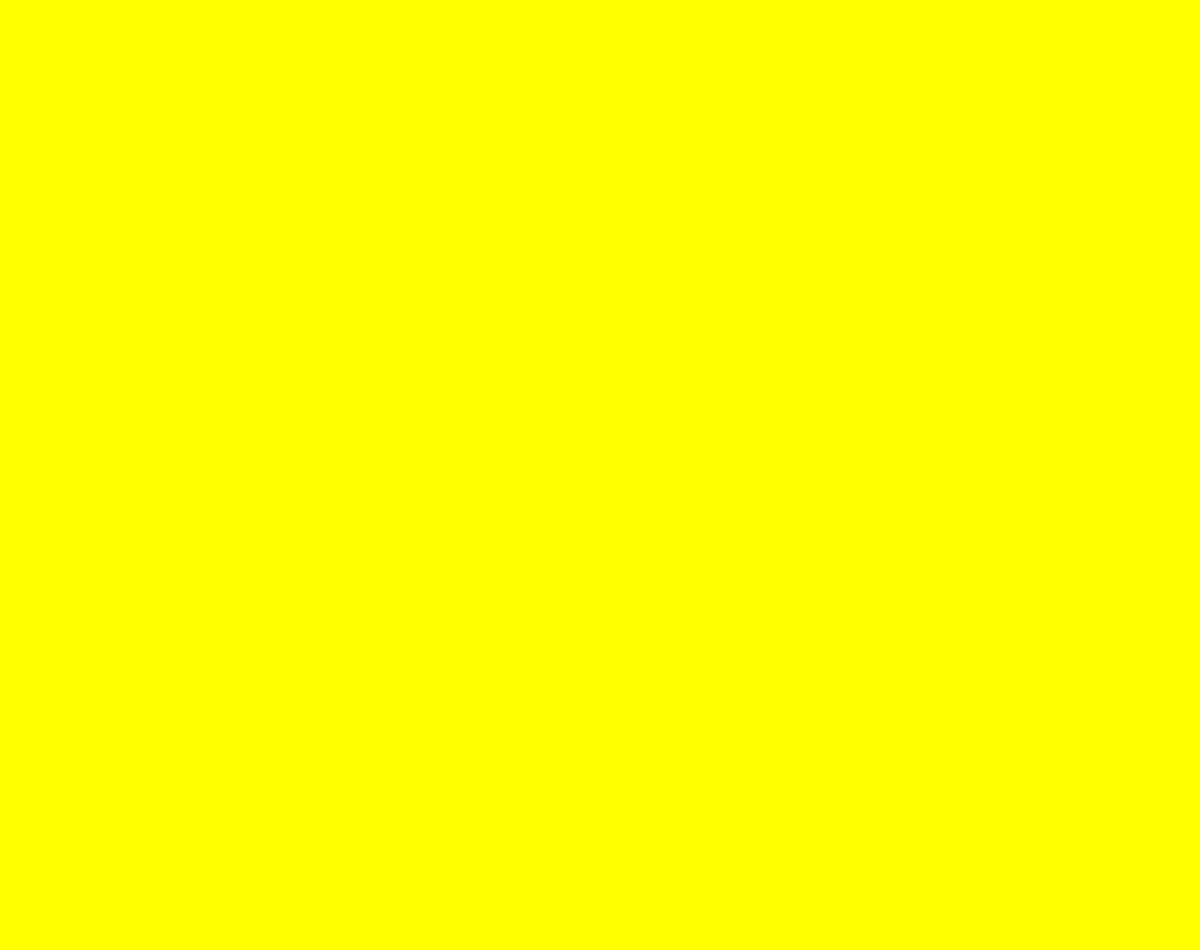
Frame 1 (no input)
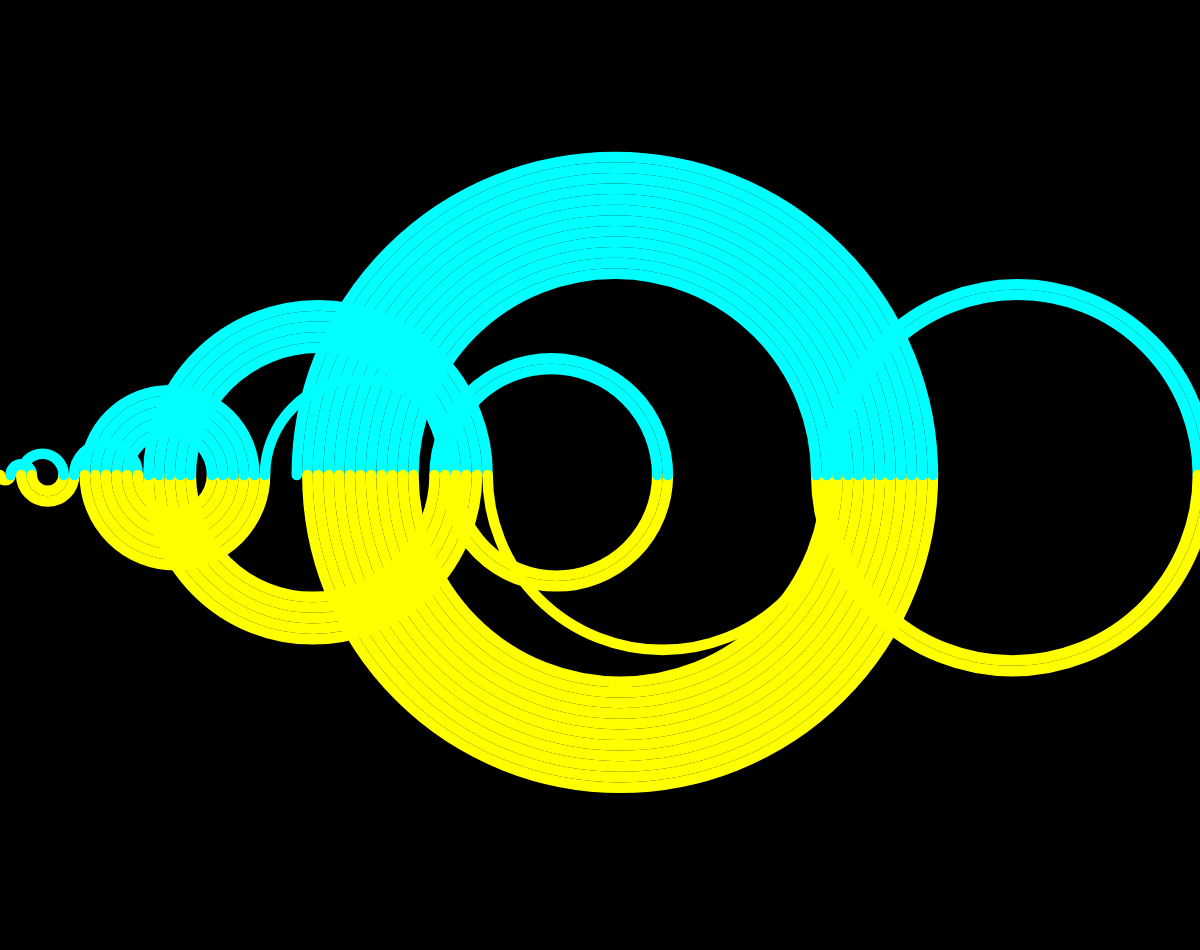
Frame 60 (no input)
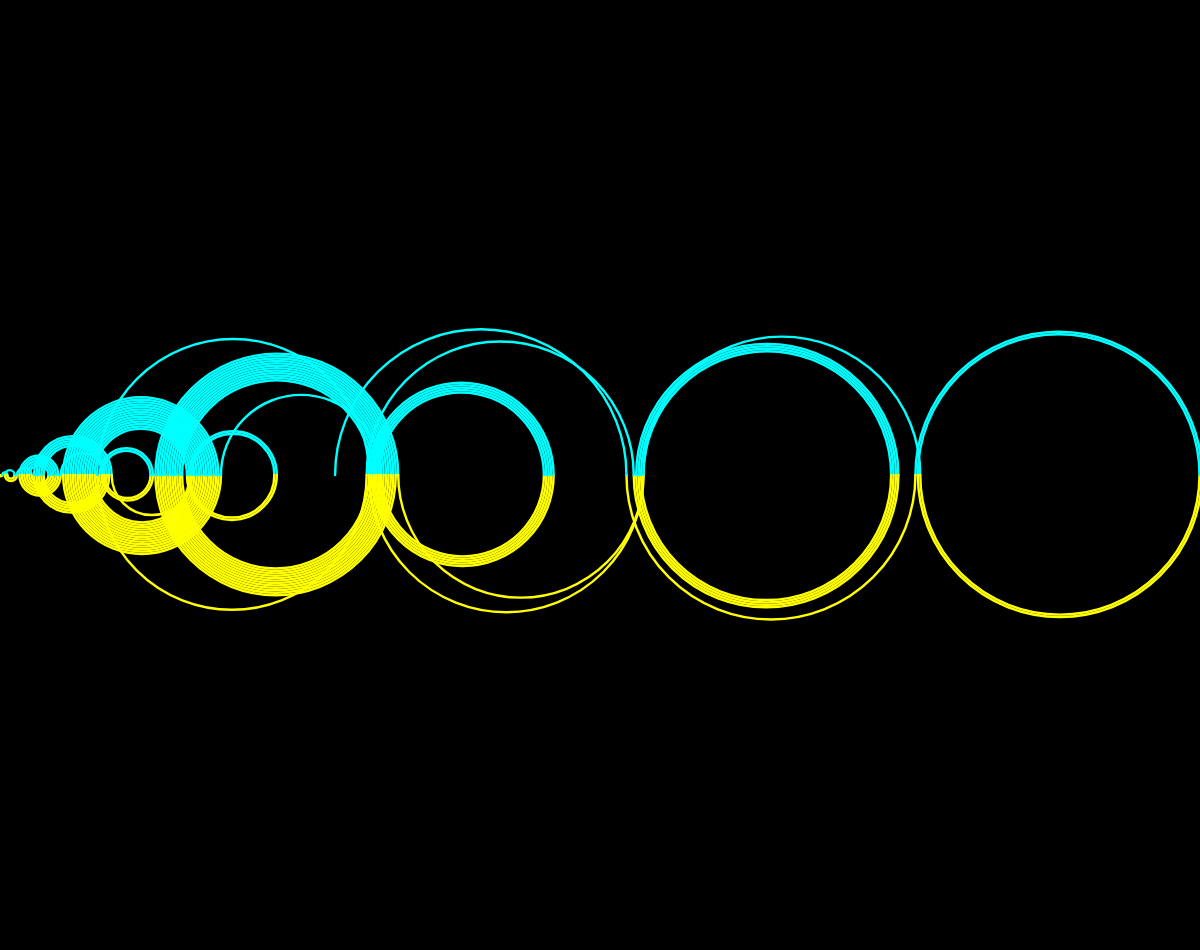
Frame 120 (the mouse pressed at the canvas centre since frame 60)

The p5.js sketch that drew these frames (run headless with seeded random() and noise() and a simulated clock; from frame 60 on, the mouse is pressed at the canvas centre):

// p5.js sketch
// ── sketch.js
let numbers = [true];
let count = 1;
let sequence = [];
let index = 0;


let arcs =[];
let biggest = [0,0];
let zoom = 1;

class Arc {
  constructor(start, end, dir){
    this.start = start;
    this.end = end;
    this.dir = dir;
  }

  show(){

    let diam = abs(this.end - this.start);
    let x = abs(this.end + this.start) / 2;
    if (this.dir == 0){
      stroke(0,255,255);
      arc(x, 0, diam, diam, PI, 0);
    } else {
      stroke(255,255,0);
      arc(x, 0, diam, diam, 0, PI);
    }
  }
}

function setup() {
  createCanvas(windowWidth, windowHeight-50);
  numbers[index] = true;
  sequence.push(index);
}

function step(){
  let next = index - count;
  if (next < 0 || numbers[next]){
    next = index + count;
  }
  numbers[next] = true;
  sequence.push(next);

  let a = new Arc(index, next, count%2);
  arcs.push(a);

  index = next;
  if (index > biggest[1]){
    append(biggest, index);
    biggest.splice(0, 1);
  }
  zoom = lerp(biggest[0], biggest[1], 0.2);
  count++;
}

function draw() {
  noFill();
  step();
  translate(0, height / 2);
  scale(width / zoom);

  background(0);

  for(let a of arcs){
    a.show();
  }
}
